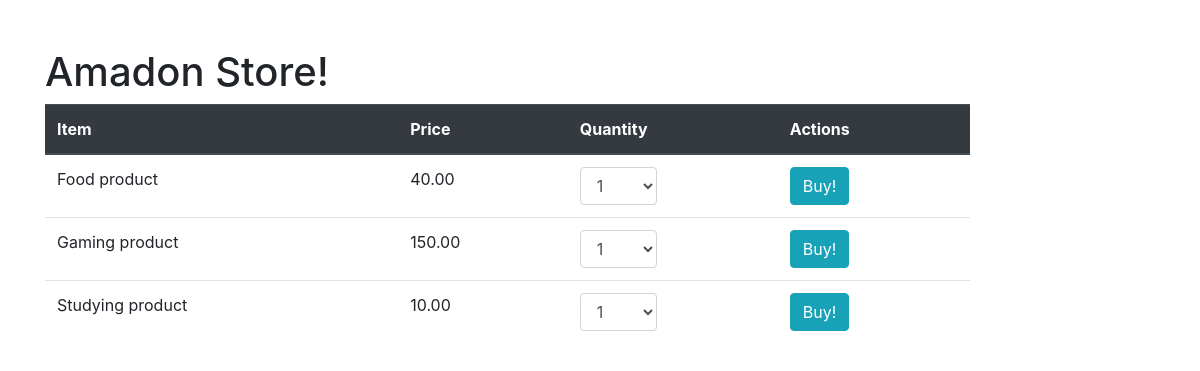
The page / on the database its author committed.
### poorly_coded_store/models.py (models this page shows)
class Product(models.Model):
    description = models.CharField(max_length=45)
    price = models.DecimalField(decimal_places=2, max_digits=5)
    created_at = models.DateTimeField(auto_now_add=True)
    updated_at = models.DateTimeField(auto_now=True)

### poorly_coded_store/views.py (the view)
# urls.py: path('', views.index),
def index(request):
    context = {
        "all_products": models.get_all_product()
    }
    return render(request, "store/index.html", context)

### poorly_coded_store/models.py (called while the page is built)
def get_all_product():
    return Product.objects.all()

### poorly_coded_store/templates/store/index.html (shortened to what this page needs)
<!DOCTYPE html>
<html lang="en">
<head>
    <link href="https://stackpath.bootstrapcdn.com/bootstrap/4.5.2/css/bootstrap.min.css" rel="stylesheet">
</head>
<body>
    <div class="container mt-5">
        <h1>Amadon Store!</h1>
        <table class="table table-hover col-10">
            <thead class="thead-dark">
                <tr>
                    <th>Item</th>
                    <th>Price</th>
                    <th>Quantity</th>
                    <th>Actions</th>
                </tr>
            </thead>
            <tbody>
                {% for product in all_products %}
                <tr>
                    <form action="/checkout/post" method="post">
                        <td>{{product.description}}</td>
                        <td>{{product.price}}</td>
                        <td><select class="form-control col-5" name="quantity">
                                <option value="1">1</option>
                            </select></td>
                        <td><input type="submit" class="btn btn-info text-center" value="Buy!"></td>
                    </form>
                </tr>
                {% endfor %}
            </tbody>
        </table>
    </div>
</body>
</html>

### rows shown on the page
Product: description "Food product", price "40.00"
Product: description "Gaming product", price "150.00"
Product: description "Studying product", price "10.00"
